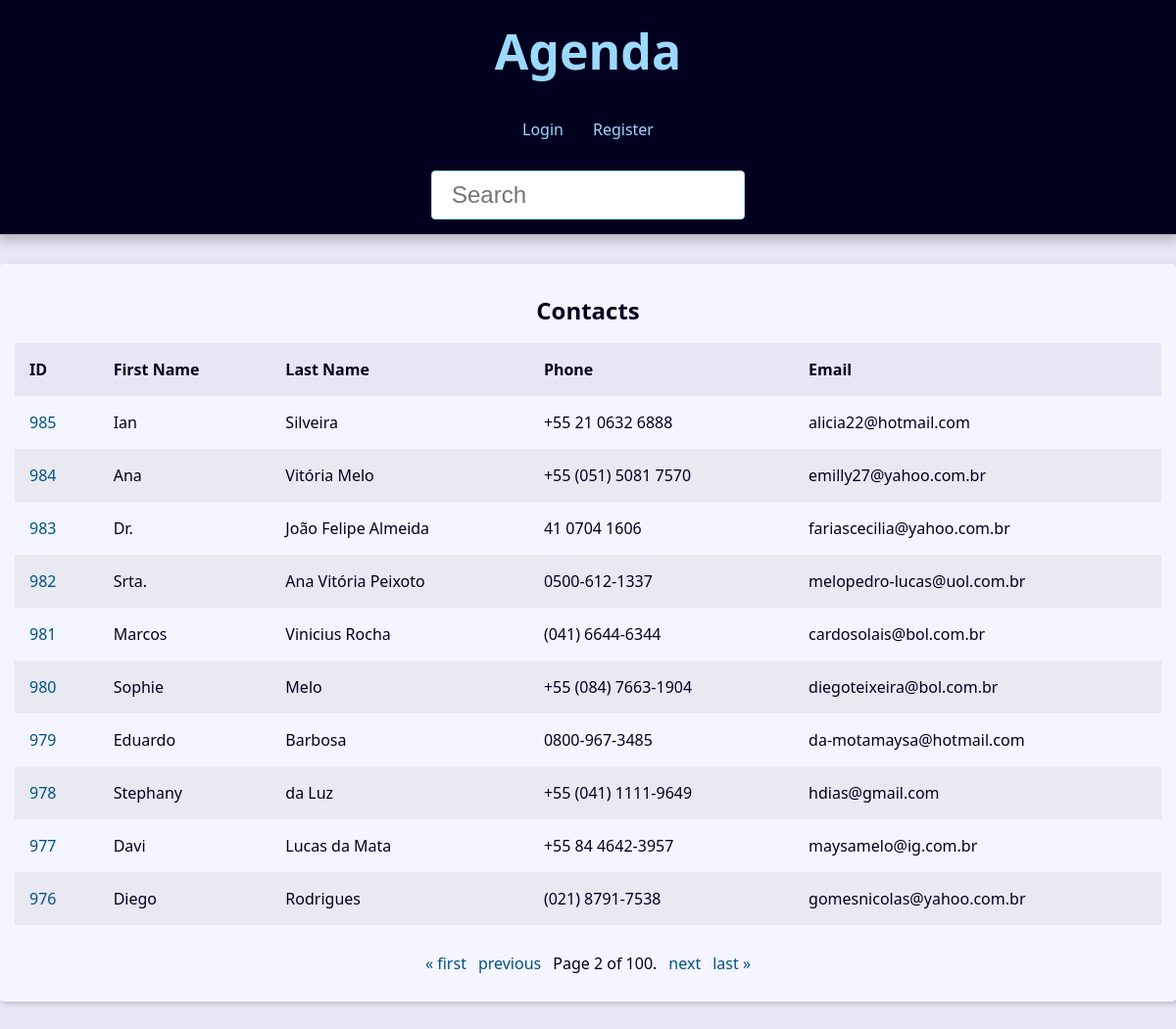
The page /?page=2&q= on the database its author committed.
### contact/models.py (models this page shows, shortened)
class contact(models.Model):
    first_name = models.CharField(max_length=20)
    last_name = models.CharField(max_length=20)
    phone = models.CharField(max_length=15,verbose_name='Telefone')
    email = models.EmailField(max_length=254, blank=True)
    created_date = models.DateTimeField(default=timezone.now)
    description = models.TextField(blank=True)
    show = models.BooleanField(default=True)
    picture = models.ImageField(blank=True, upload_to='pictures/%Y/%m/')
    category = models.ForeignKey(Category, on_delete=models.SET_NULL,blank=True, null=True)
    owner = models.ForeignKey(User, on_delete=models.SET_NULL,blank=True, null=True)

### contact/views/contact_views.py (the view)
# urls.py: path('', views.index, name='index'),
def index(request):
    contacts = contact.objects.filter(show=True).order_by('-id')
    paginator = Paginator(contacts,10)
    page_number = request.GET.get("page")
    page_obj = paginator.get_page(page_number)
    context = {
        'page_obj' : page_obj,
        'site_nome' : 'Contatos - '
    }
    return render(request,
                'contact/index.html',
                context,
                )

### contact/templates/contact/index.html (shortened to what this page needs)
{% extends "base.html" %}
{% block content %}
{% if page_obj %}
    <div class="responsive-table">
            <table class="contacts-table">
                <caption class="table-caption">
                    Contacts
                </caption>
                <thead>
                    <tr class="table-row table-row-header">
                        <th class="table-header">ID</th>
                        <th class="table-header">First Name</th>
                        <th class="table-header">Last Name</th>
                        <th class="table-header">Phone</th>
                        <th class="table-header">Email</th>
                    </tr>
                </thead>
                <tbody>
                    {% for contact in page_obj %}
                        <tr class="table-row">
                            <td class="table-cel">
                            <a href="{% url 'contact:contatos' contact.id %}" class="table-link">
                                {{contact.id}}
                            </a>
                            </td>
                            <td class="table-cel">
                                {{contact.first_name}}
                            </td>
                            <td class="table-cel">
                                {{contact.last_name}}
                            </td>
                            <td class="table-cel">
                                {{contact.phone}}
                            </td>
                            <td class="table-cel">
                                {{contact.email}}
                            </td>
                        </tr>
                    {% endfor %}
                </tbody>
            </table>
        </div>
{% else %}
<div class="sigle-contact">
    <h1 class="single-contact-name">
        Nenhum contato encontrado!
    </h1>
</div>
{% endif %}
{% endblock content %}

### base/static/global/css/style.css (style rules this page uses)
:root { --spacing: 1.5rem; --link-dark-color: rgb(0, 83, 134); --link-light-color: rgb(156, 217, 255); --clr-white: rgb(245, 245, 255); --clr-black: rgb(0, 0, 30); --clr-light-gray: rgb(230, 230, 245); --clr-dark-shadow-5: rgba(0, 0, 10, 5%); --clr-dark-shadow-10: rgba(0, 0, 10, 10%); --clr-dark-shadow-20: rgba(0, 0, 10, 20%); --clr-light-shadow-5: rgba(200, 200, 255, 5%); --clr-light-shadow-10: rgba(200, 200, 255, 10%); --clr-light-shadow-20: rgba(200, 200, 255, 20%); --main-page-width: 120rem; --table-min-width: 60rem; --biggest-font-size: 5rem; --bigger-font-size: 4rem; --big-font-size: 3.2rem; --medium-font-size: 2.4rem; --small-font-size: 1.6rem; --smaller-font-size: 1.4rem; --smallest-font-size: 1.2rem; --transition-fast: 300ms; --transition-medium: 600ms; --transition-slow: 1s; --default-border-radius: 4px; }
*, *::before, *::after { margin: 0; padding: 0; box-sizing: border-box; }
html { font-size: 62.5%; }
body { font-family: system-ui, -apple-system, BlinkMacSystemFont, 'Segoe UI', Roboto, Oxygen, Ubuntu, Cantarell, 'Open Sans', 'Helvetica Neue', sans-serif; line-height: 1.5; font-size: var(--small-font-size); color: var(--clr-black); -webkit-font-smoothing: antialiased; background: var(--clr-light-gray); }
.responsive-table { width: 100%; overflow-x: auto; }
.contacts-table { width: 100%; min-width: var(--table-min-width); border-collapse: collapse; }
.table-caption { font-size: var(--medium-font-size); font-weight: bold; padding: var(--spacing); }
.table-row { text-align: left; text-overflow: ellipsis; transition: background-color var(--transition-fast) ease-in-out; }
.table-row:nth-of-type(2n) { background: var(--clr-dark-shadow-5); }
.table-row-header { background: var(--clr-light-gray); color: var(--clr-black); }
.table-cel, .table-header { padding: var(--spacing); }
.table-link { color: var(--link-dark-color); transition: color var(--transition-fast) ease-in-out; text-decoration: none; }

### rows shown on the page
contact: id "985", first_name "Ian", last_name "Silveira", phone "+55 21 0632 6888", email "alicia22@hotmail.com"
contact: id "984", first_name "Ana", last_name "Vitória Melo", phone "+55 (051) 5081 7570", email "emilly27@yahoo.com.br"
contact: id "983", first_name "Dr.", last_name "João Felipe Almeida", phone "41 0704 1606", email "fariascecilia@yahoo.com.br"
contact: id "982", first_name "Srta.", last_name "Ana Vitória Peixoto", phone "0500-612-1337", email "melopedro-lucas@uol.com.br"
contact: id "981", first_name "Marcos", last_name "Vinicius Rocha", phone "(041) 6644-6344", email "cardosolais@bol.com.br"
contact: id "980", first_name "Sophie", last_name "Melo", phone "+55 (084) 7663-1904", email "diegoteixeira@bol.com.br"
contact: id "979", first_name "Eduardo", last_name "Barbosa", phone "0800-967-3485", email "da-motamaysa@hotmail.com"
contact: id "978", first_name "Stephany", last_name "da Luz", phone "+55 (041) 1111-9649", email "hdias@gmail.com"
contact: id "977", first_name "Davi", last_name "Lucas da Mata", phone "+55 84 4642-3957", email "maysamelo@ig.com.br"
contact: id "976", first_name "Diego", last_name "Rodrigues", phone "(021) 8791-7538", email "gomesnicolas@yahoo.com.br"

### other values the page prints
{{ page_obj.number }} "2"
{{ page_obj.paginator.num_pages }} "100"
